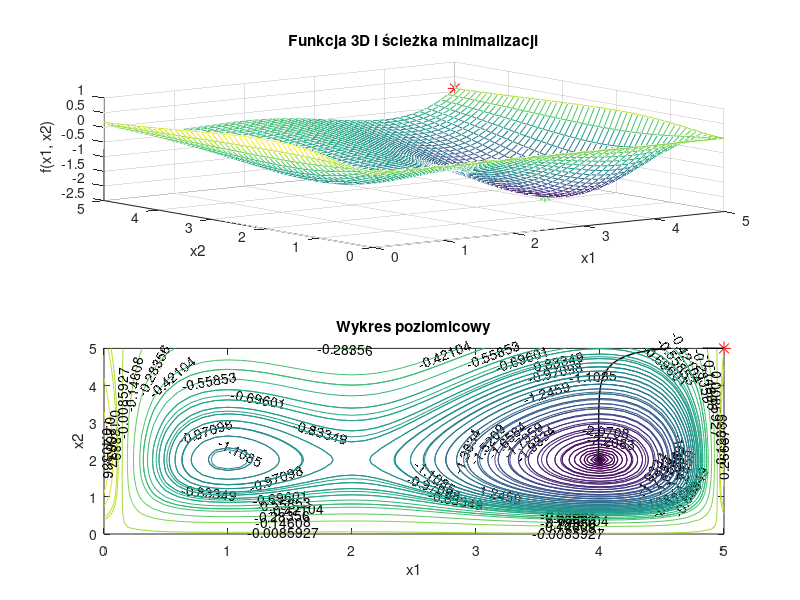

Write the MATLAB code that produced this figure.
function [] = lab14()
    clc
    close
    clear
    
    wybor = 3;
    
    switch wybor
        case 1
            f = @(x1, x2) x1.^2 + x2.^2;
            x1p = -10;
            x1k = 10;
            x2p = -10;
            x2k = 10;
            xpocz = 8;
            ypocz = -10;
            krok = 1;
        case 2
            f = @(x1, x2) -cos(x1) * cos(x2) * exp(-((x1-pi)^2 + (x2 - pi)^2));

            x1p = 2;
            x1k = 4;
            x2p = 2;
            x2k = 4;
            xpocz = 2;
            ypocz = 2;
            krok = 0.1;
        case 3
            f = @(x1, x2) (1 - 8*x1 + 7*(x1.^2) - (7/3)*(x1.^3) + (1/4)*(x1.^4)).* ((x2.^2) .* exp(-x2));
            x1p = 0;
            x1k = 5;
            x2p = 0;
            x2k = 5;
            xpocz = 5;
            ypocz = 5;
            krok = 0.2;
        otherwise
            error('Nieprawidłowy wybór.');
    end
    
    eps = 1e-6;
    
    [x1, x2, dx1, dx2, it] = sww(f, xpocz, ypocz, krok, eps, x1p, x1k, x2p, x2k);
    
    % Wykres 3D funkcji
    subplot(2, 1, 1);
    [x, y] = meshgrid(x1p:0.1:x1k, x2p:0.1:x2k);
    z = f(x, y);
    mesh(x, y, z);
    hold on;
    plot3(xpocz, ypocz, f(xpocz, ypocz), 'r*', 'MarkerSize', 10);
    plot3(x1, x2, f(x1, x2), 'g*', 'MarkerSize', 10);
    title('Funkcja 3D i ścieżka minimalizacji');
    xlabel('x1');
    ylabel('x2');
    zlabel('f(x1, x2)');
    
    % Wykres poziomicowy
    subplot(2, 1, 2);
    [C, h] = contour(x, y, z, 20);
    clabel(C, h);
    hold on;
    plot(xpocz, ypocz, 'r*', 'MarkerSize', 10);
    plot(x1, x2, 'g*', 'MarkerSize', 10);
    title('Wykres poziomicowy');
    xlabel('x1');
    ylabel('x2');
    
    % Narysowanie ścieżki
    for i = 1:length(dx1) - 1
        line([dx1(i), dx1(i + 1)], [dx2(i), dx2(i + 1)], 'Color', 'k', 'LineWidth', 1);
        contour(x, y, z, [f(dx1(i), dx2(i)), f(dx1(i + 1), dx2(i + 1))]);
    end
end

function [x1, x2, dx1, dx2, it] = sww(f, xpocz, ypocz, krok, eps, x1p, x1k, x2p, x2k)
    x1 = xpocz;
    x2 = ypocz;
    dx1 = [x1];
    dx2 = [x2];
    it = 0;
    
    while true
        % Obliczenia gradientu dla x1
        df_dx1 = (f(x1 + krok, x2) - f(x1 - krok, x2)) / (2 * krok);
        
        % Obliczenia gradientu dla x2
        df_dx2 = (f(x1, x2 + krok) - f(x1, x2 - krok)) / (2 * krok);
        
        % Aktualizacja punktu
        x1 = x1 - krok * df_dx1;
        x2 = x2 - krok * df_dx2;
        
        % Zapisanie punktu do wektorów
        dx1 = [dx1, x1];
        dx2 = [dx2, x2];
        
        it = it + 1;
        
        % Sprawdzenie warunku stopu
        if sqrt(df_dx1^2 + df_dx2^2) < eps || it > 1000
            break;
        end
    end
end